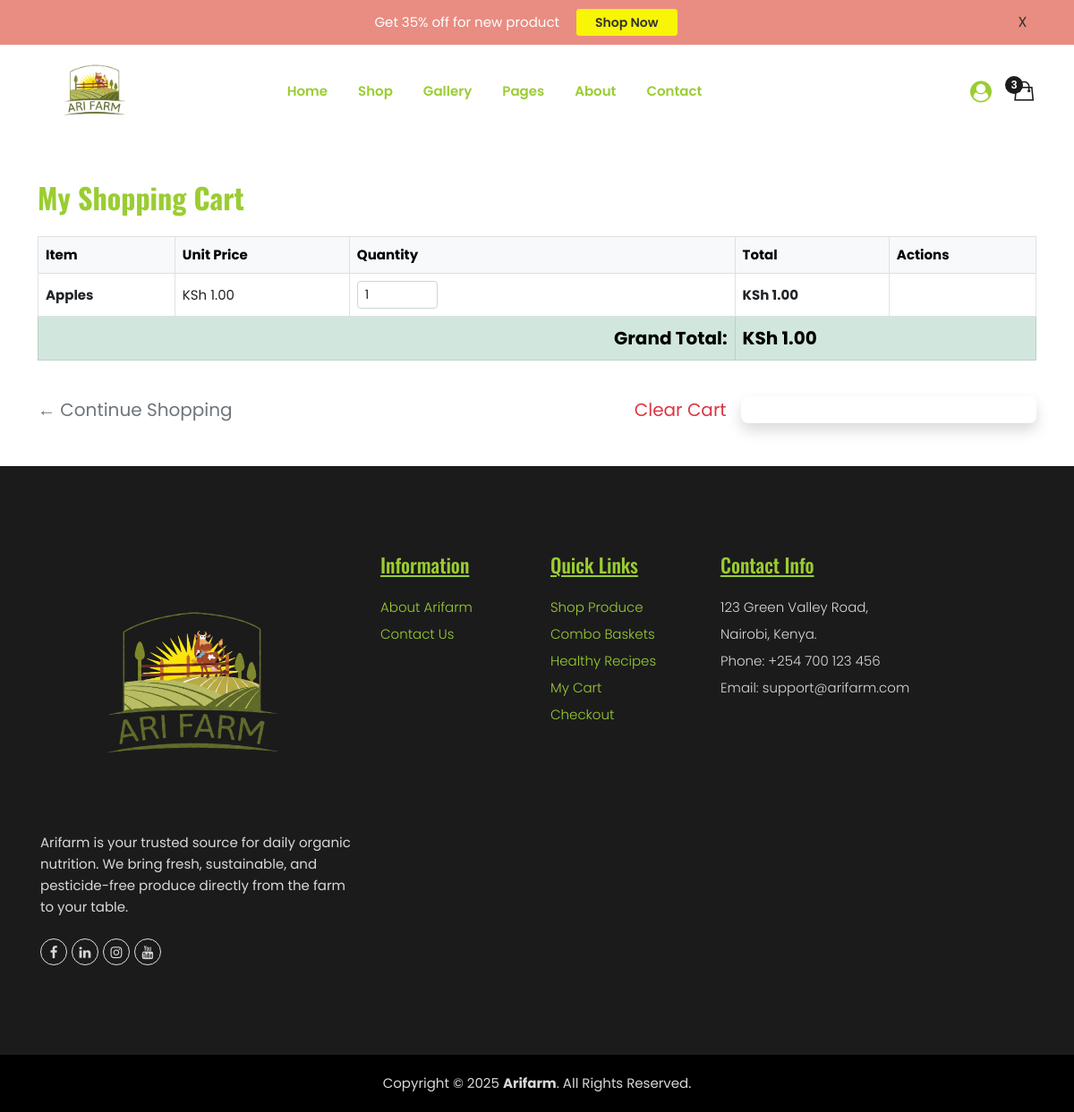
The page /cart/ (signed in) on the database as committed earlier.
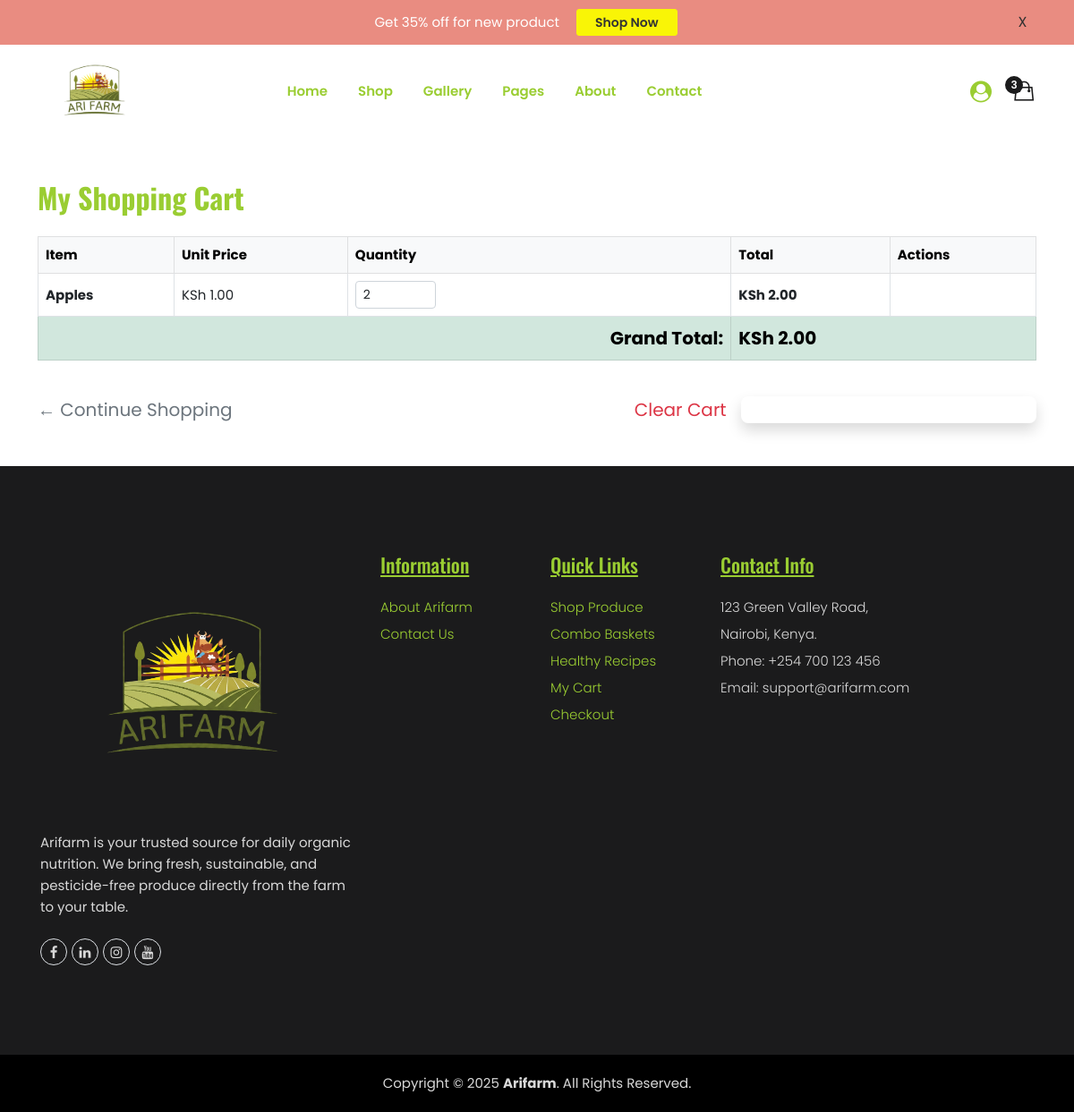
The same page on the database as committed later.
### cart/models.py (models this page shows, shortened)
class CartItem(models.Model):
    cart = models.ForeignKey(Cart, on_delete=models.CASCADE, related_name='items')
    product = models.ForeignKey(
        Product,
        null=True,
        blank=True,
        on_delete=models.SET_NULL
    )
    basket = models.ForeignKey(
        ProductBasket,
        null=True,
        blank=True,
        on_delete=models.SET_NULL
    )
    quantity = models.PositiveIntegerField(default=1)
    added_at = models.DateTimeField(auto_now_add=True)
    class Meta:
        constraints = [
            models.CheckConstraint(
                check=(
                    models.Q(product__isnull=False, basket__isnull=True) |
                    models.Q(product__isnull=True, basket__isnull=False)
                ),
                name='cartitem_either_product_or_basket'
            )
        ]
        unique_together = ('cart', 'product', 'basket')
    @property
    def unit_price(self):
        if self.product:
            return self.product.price
        elif self.basket:
            return self.basket.price
        return 0
    @property
    def total_price(self):
        return self.unit_price * self.quantity

class Cart(models.Model):
    user = models.OneToOneField(
        User,
        on_delete=models.CASCADE,
        related_name='cart'
    )
    created_at = models.DateTimeField(auto_now_add=True)
    updated_at = models.DateTimeField(auto_now=True)
    class Meta:
        verbose_name = 'Cart'
        verbose_name_plural = 'Carts'
    @property
    def total_price(self):
        return sum(item.total_price for item in self.items.all())

### products/models.py (models this page shows, shortened)
class Product(models.Model):
    product_id = models.CharField(max_length=50, unique=True, editable=False)
    name = models.CharField(max_length=200)
    slug = models.SlugField(max_length=200, unique=True)
    stock = models.PositiveIntegerField(default=0)
    price = models.DecimalField(max_digits=10, decimal_places=2, validators=[MinValueValidator(0)])
    description = models.TextField()
    image = models.ImageField(upload_to=product_image_path)
    is_new = models.BooleanField(default=False)
    category = models.ForeignKey(Category, on_delete=models.SET_NULL, null=True, blank=True, related_name='products')
    is_active = models.BooleanField(default=True)
    created_at = models.DateTimeField(auto_now_add=True)
    updated_at = models.DateTimeField(auto_now=True)
    is_in_basket = models.BooleanField(default=False, editable=False)
    class Meta:
        ordering = ['-created_at']
        indexes = [
            models.Index(fields=['slug']),
            models.Index(fields=['category']),
            models.Index(fields=['is_active']),
            models.Index(fields=['is_new']),
        ]

### cart/views.py (the view)
# urls.py: path('', views.cart_detail, name='cart_detail'),
@login_required
def cart_detail(request):
    cart, created = Cart.objects.get_or_create(user=request.user)
    return render(request, 'cart/cart_detail.html', {
        'cart': cart,
    })

### templates/cart/cart_detail.html (shortened to what this page needs)
{% extends 'base.html' %}
{% load static %}
{% block content %}
<div class="container my-5">
    <h2 class="mb-4">My Shopping Cart</h2>
    {% if cart.items.exists %}
        <div class="table-responsive">
            <table class="table table-bordered align-middle">
                <thead class="table-light">
                    <tr>
                        <th>Item</th>
                        <th>Unit Price</th>
                        <th>Quantity</th>
                        <th>Total</th>
                        <th>Actions</th>
                    </tr>
                </thead>
                <tbody>
                    {% for item in cart.items.all %}
                    <tr>
                        <td>
                            <strong>
                                {% if item.product %}
                                    {{ item.product.name }}
                                {% else %}
                                    {{ item.basket.name }} <small class="text-muted">(Combo Basket)</small>
                                {% endif %}
                            </strong>
                        </td>
                        <td>KSh {{ item.unit_price|floatformat:2 }}</td>
                        <td>
                            <form action="{% url 'cart:update_cart_item' %}" method="post" class="d-flex gap-2 align-items-center">
                                <input type="number"
                                       name="quantity"
                                       value="{{ item.quantity }}"
                                       min="1"
                                       class="form-control form-control-sm"
                                       style="width: 90px;"
                                       required>
                                <button type="submit"
                                        class="btn btn-primary btn-sm px-3">
                                </button>
                            </form>
                        </td>
                        <td><strong>KSh {{ item.total_price|floatformat:2 }}</strong></td>
                        <td>
                            <a href="{% url 'cart:remove_from_cart' item.id %}"
                               class="btn btn-danger btn-sm"
                               onclick="return confirm('Remove this item from cart?')">
                            </a>
                        </td>
                    </tr>
                    {% endfor %}
                </tbody>
                <tfoot>
                    <tr class="table-success">
                        <td colspan="3" class="text-end fw-bold fs-5">Grand Total:</td>
                        <td colspan="2" class="fw-bold fs-5">KSh {{ cart.total_price|floatformat:2 }}</td>
                    </tr>
                </tfoot>
            </table>
        </div>
        <div class="d-flex justify-content-between align-items-center mt-4">
            <a href="{% url 'products:home' %}" class="btn btn-outline-secondary btn-lg">
                ← Continue Shopping
            </a>
            <div class="d-flex gap-3">
                <a href="{% url 'cart:clear_cart' %}"
                   class="btn btn-outline-danger btn-lg"
                   onclick="return confirm('Clear entire cart?')">
                    Clear Cart
                </a>
                <a href="{% url 'checkout:checkout' %}"
                   class="btn btn-success btn-lg px-5 shadow">
                </a>
            </div>
        </div>
    {% endif %}
</div>
{% endblock %}

Rows that differ between the two databases and show on the page:
changed CartItem "Apples": quantity "1" → "2"; total_price "1.00" → "2.00"
changed through a linked row, Cart: total_price "1.00" → "2.00"
